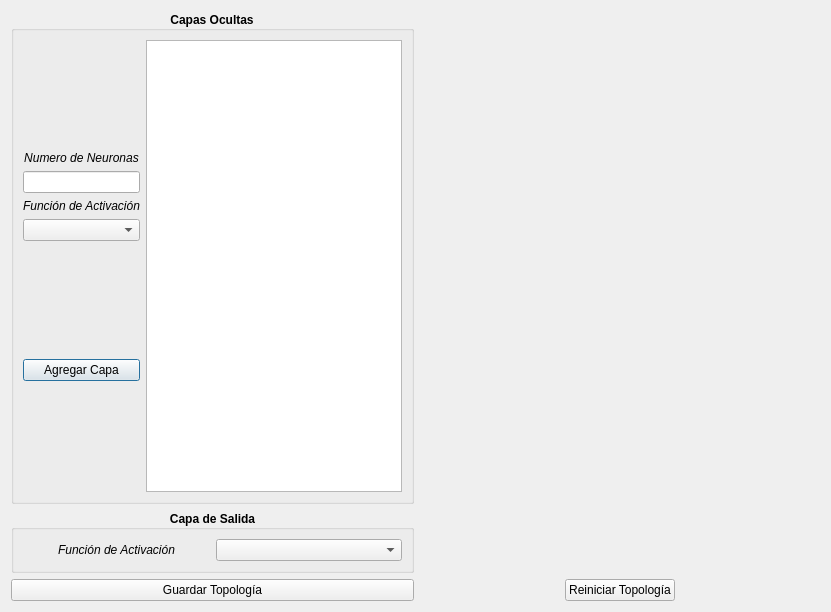
<?xml version="1.0" encoding="UTF-8"?>
<ui version="4.0">
 <class>Dialog</class>
 <widget class="QDialog" name="Dialog">
  <property name="geometry">
   <rect>
    <x>0</x>
    <y>0</y>
    <width>831</width>
    <height>612</height>
   </rect>
  </property>
  <property name="windowTitle">
   <string>Dialog</string>
  </property>
  <layout class="QGridLayout" name="gridLayout_2">
   <item row="0" column="0">
    <layout class="QGridLayout" name="gridLayout">
     <item row="6" column="0">
      <widget class="QGroupBox" name="groupBox_2">
       <property name="font">
        <font>
         <weight>75</weight>
         <bold>true</bold>
        </font>
       </property>
       <property name="title">
        <string>Capa de Salida</string>
       </property>
       <property name="alignment">
        <set>Qt::AlignCenter</set>
       </property>
       <layout class="QGridLayout" name="gridLayout_4">
        <item row="0" column="0">
         <widget class="QLabel" name="label_4">
          <property name="font">
           <font>
            <weight>50</weight>
            <italic>true</italic>
            <bold>false</bold>
           </font>
          </property>
          <property name="text">
           <string>Función de Activación</string>
          </property>
          <property name="alignment">
           <set>Qt::AlignCenter</set>
          </property>
         </widget>
        </item>
        <item row="0" column="1">
         <widget class="QComboBox" name="comboBox_activation_function_final">
          <property name="font">
           <font>
            <weight>50</weight>
            <bold>false</bold>
           </font>
          </property>
         </widget>
        </item>
       </layout>
      </widget>
     </item>
     <item row="3" column="0">
      <widget class="QGroupBox" name="groupBox_3">
       <property name="font">
        <font>
         <weight>75</weight>
         <bold>true</bold>
        </font>
       </property>
       <property name="title">
        <string>Capas Ocultas</string>
       </property>
       <property name="alignment">
        <set>Qt::AlignCenter</set>
       </property>
       <layout class="QGridLayout" name="gridLayout_5">
        <item row="0" column="0">
         <layout class="QVBoxLayout" name="verticalLayout_2">
          <item>
           <spacer name="verticalSpacer_3">
            <property name="orientation">
             <enum>Qt::Vertical</enum>
            </property>
            <property name="sizeHint" stdset="0">
             <size>
              <width>20</width>
              <height>40</height>
             </size>
            </property>
           </spacer>
          </item>
          <item>
           <widget class="QLabel" name="label_5">
            <property name="font">
             <font>
              <weight>50</weight>
              <italic>true</italic>
              <bold>false</bold>
             </font>
            </property>
            <property name="text">
             <string>Numero de Neuronas</string>
            </property>
            <property name="alignment">
             <set>Qt::AlignCenter</set>
            </property>
           </widget>
          </item>
          <item>
           <widget class="QLineEdit" name="lineEdit_neuron_numbers_hidden">
            <property name="font">
             <font>
              <weight>50</weight>
              <bold>false</bold>
             </font>
            </property>
           </widget>
          </item>
          <item>
           <widget class="QLabel" name="label_6">
            <property name="font">
             <font>
              <weight>50</weight>
              <italic>true</italic>
              <bold>false</bold>
             </font>
            </property>
            <property name="text">
             <string>Función de Activación</string>
            </property>
            <property name="alignment">
             <set>Qt::AlignCenter</set>
            </property>
           </widget>
          </item>
          <item>
           <widget class="QComboBox" name="comboBox_activation_function_hidden">
            <property name="font">
             <font>
              <weight>50</weight>
              <bold>false</bold>
             </font>
            </property>
           </widget>
          </item>
          <item>
           <spacer name="verticalSpacer">
            <property name="orientation">
             <enum>Qt::Vertical</enum>
            </property>
            <property name="sizeHint" stdset="0">
             <size>
              <width>20</width>
              <height>40</height>
             </size>
            </property>
           </spacer>
          </item>
          <item>
           <widget class="QPushButton" name="pushButton_add_hidden_layer">
            <property name="font">
             <font>
              <weight>50</weight>
              <italic>false</italic>
              <bold>false</bold>
             </font>
            </property>
            <property name="text">
             <string>Agregar Capa</string>
            </property>
            <property name="flat">
             <bool>false</bool>
            </property>
           </widget>
          </item>
          <item>
           <spacer name="verticalSpacer_2">
            <property name="orientation">
             <enum>Qt::Vertical</enum>
            </property>
            <property name="sizeHint" stdset="0">
             <size>
              <width>20</width>
              <height>40</height>
             </size>
            </property>
           </spacer>
          </item>
         </layout>
        </item>
        <item row="0" column="1">
         <widget class="QTableView" name="tableView">
          <property name="font">
           <font>
            <weight>50</weight>
            <bold>false</bold>
           </font>
          </property>
         </widget>
        </item>
       </layout>
      </widget>
     </item>
    </layout>
   </item>
   <item row="0" column="1">
    <widget class="QWidget" name="widget_topology_diagram" native="true"/>
   </item>
   <item row="1" column="0">
    <widget class="QPushButton" name="pushButton_save_topology">
     <property name="text">
      <string>Guardar Topología</string>
     </property>
    </widget>
   </item>
   <item row="1" column="1">
    <layout class="QHBoxLayout" name="horizontalLayout">
     <item>
      <spacer name="horizontalSpacer">
       <property name="orientation">
        <enum>Qt::Horizontal</enum>
       </property>
       <property name="sizeHint" stdset="0">
        <size>
         <width>40</width>
         <height>20</height>
        </size>
       </property>
      </spacer>
     </item>
     <item>
      <widget class="QPushButton" name="pushButton_reset_topology">
       <property name="text">
        <string>Reiniciar Topología</string>
       </property>
      </widget>
     </item>
     <item>
      <spacer name="horizontalSpacer_2">
       <property name="orientation">
        <enum>Qt::Horizontal</enum>
       </property>
       <property name="sizeHint" stdset="0">
        <size>
         <width>40</width>
         <height>20</height>
        </size>
       </property>
      </spacer>
     </item>
    </layout>
   </item>
  </layout>
 </widget>
 <resources/>
 <connections/>
</ui>
